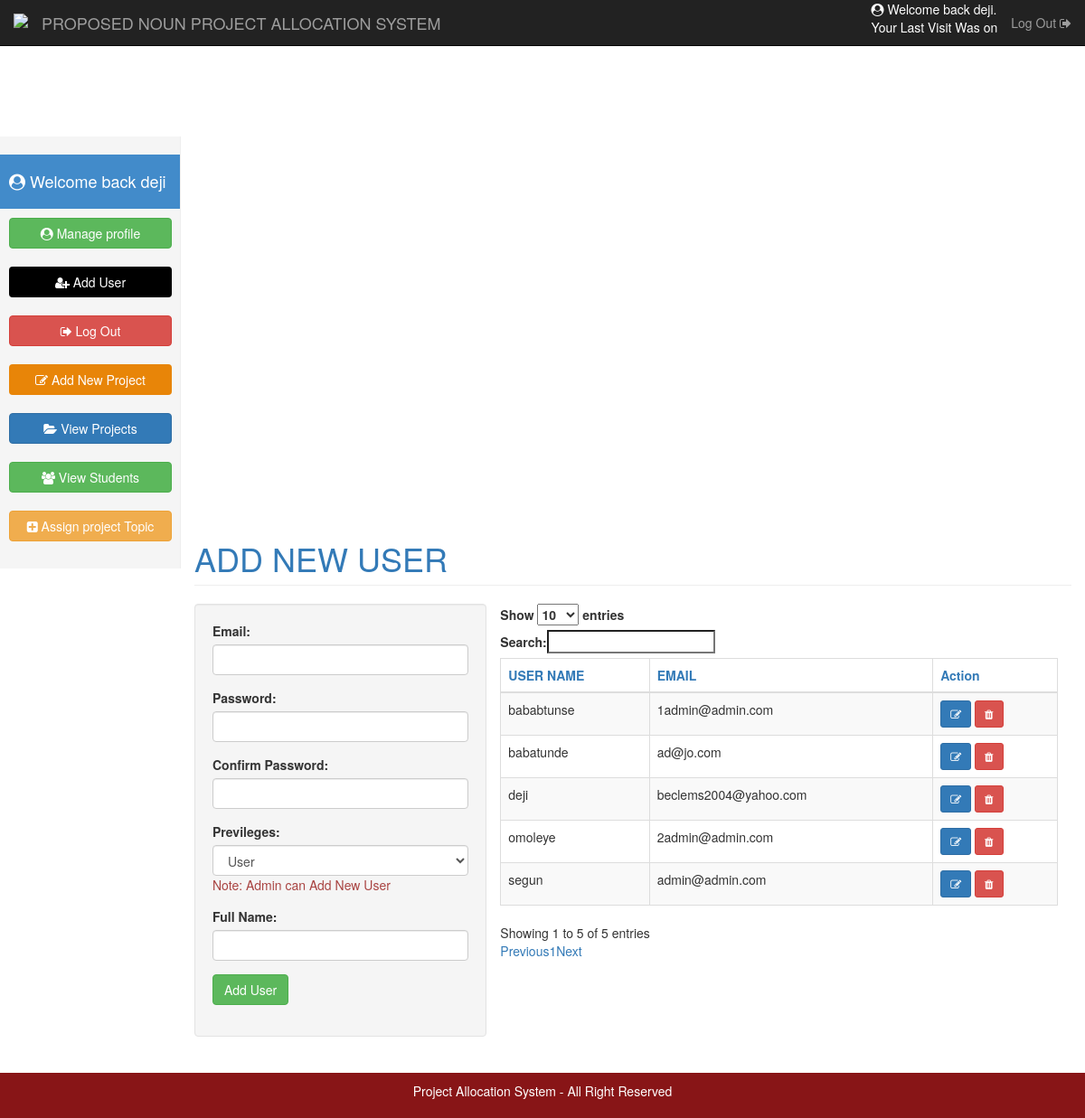
/?View=user (signed in), run on the app's committed database.
### tables this page shows
CREATE TABLE `users` (
  `ID` int(10) NOT NULL,
  `Email` varchar(100) NOT NULL,
  `Password` varchar(100) NOT NULL,
  `Date` varchar(100) NOT NULL,
  `Name` varchar(100) NOT NULL,
  `Last_Login` varchar(100) NOT NULL,
  `Role` int(10) NOT NULL
);

### Model/Context.php (called while the page is built, shortened)
<?php
class Db_Context{
private $Host = "localhost";
    private $Db_Name = "sile";
	private $Db_User_Name = "root";
	private $Db_Password = "" ;
	private $Db_Connection;
function __construct() {
	$this->Db_Connection = $this->Connect();
	}
private function Connect(){
	$Connection = mysqli_connect($this->Host, $this->Db_User_Name, $this->Db_Password,$this->Db_Name);
	return($Connection);
	}
protected function Select($sql){
	$result = mysqli_query($this->Db_Connection,$sql);
	$rows_count = mysqli_num_rows($result);
	if($rows_count > 0){
	while($rows = mysqli_fetch_assoc($result)){ $Array_row[] = $rows; }
			return($Array_row);
	} else
	{ return false ;}
	}
}
?>

### Controller/Controller.php (called while the page is built, shortened)
<?php
include("Model/Context.php");
class Controller extends Db_Context{
	public function Get_User(){
		$Get_Sql= "SELECT * FROM users";
		$Get_Result = $this->Select($Get_Sql);
		if($Get_Result != false){return($Get_Result);}
	}
}
?>

### Views/user.php (the view, shortened to what this page needs)
<?php
$Obj_Controller = new Controller();
$Obj_Controller->Add_User();
include("navbar.php");
?>
    <div class="container-fluid">
      <div class="row">
        <div class="col-sm-3 col-md-2 sidebar">
          <?php include("sidebar.php"); ?>
        </div>
        <div class="col-sm-9 col-sm-offset-3 col-md-10 col-md-offset-2 main">
          <h1 class="page-header text-primary">ADD NEW USER </h1>
        <form action="" method="post" class="col-md-4 well">
        	<div class="form-group">
        		<label> Email: </label>
        		<input type="email" name="Email" class="form-control">
        	</div>
        	<div class="form-group">
        		<label> Password: </label>
        		<input type="password" name="Password" class="form-control">
        	</div>
        	<div class="form-group">
        		<label> Confirm Password: </label>
        		<input type="password" name="Confirm_Password" class="form-control">
        	</div>
        	<div class="form-group">
        		<label> Previleges: </label>
        		<select name="Role" class="form-control">
        			<option value="-1"> User</option>
        		</select>
        		<span class="text-danger"> Note: Admin can Add New User </span>
        	</div>
        	<div class="form-group">
        		<label> Full Name: </label>
        		<input type="text" name="Name" class="form-control">
        	</div>
        	<div class="form-group">
        		<input type="submit" class="btn btn-success" name="Submit_User" value="Add User">
        	</div>
        </form>
         <div class="col-md-8">
          <div class="table-responsive">
          <table id="example" class="table table-bordered table-striped table-hover table-bordered" style="width:100%">
           <thead>
            <tr class="text-primary" style="text-align: center;">
             	<th>USER NAME </th>
             	<th>EMAIL </th>
             		<th> Action </th>
               </tr>
             </thead>
              	<tbody>
               	<?php
				   $Rows =  $Obj_Controller->Get_User();
				   foreach($Rows as $key=>$value){
					   ?>
				<tr>
				 <td> <?php echo   $Rows[$key]["Name"];?> </td>
              	    <td> <?php echo   $Rows[$key]["Email"];?> </td>
<td> <a href="?View=edit_user&id=<?php echo   $Rows[$key]["ID"];?>"><button class="btn btn-primary btn-sm"><i class="fa fa-pencil-square-o"></i> </button> </a>
             	       <button class="btn btn-sm btn-danger"><i class="fa fa-trash"></i> </button></td>
               	 </tr>
                 <?php
            }
				  ?>
           </tbody>
            </table>
          </div>
         </div>
      </div>
    </div>
<div class="row">
<?php include("footer.php");
	?>

### Css/style.css (style rules this page uses)
@media (min-width: 768px) { .sidebar { position: fixed; top: 51px; bottom: 0; left: 0; z-index: 1000; display: block; padding: 20px; overflow-x: hidden; overflow-y: auto; background-color: #f5f5f5; border-right: 1px solid #eee; } }
.main { padding: 20px; }
@media (min-width: 768px) { .main { padding-right: 40px; padding-left: 40px; } }
.main .page-header { margin-top: 0; }

### data on the page
users: Name "deji", Email "beclems2004@yahoo.com"
users: Name "babatunde", Email "ad@jo.com"
users: Name "segun", Email "admin@admin.com"
users: Name "bababtunse", Email "1admin@admin.com"
users: Name "omoleye", Email "2admin@admin.com"

### other printed values
$_SESSION["Name"] "deji"
